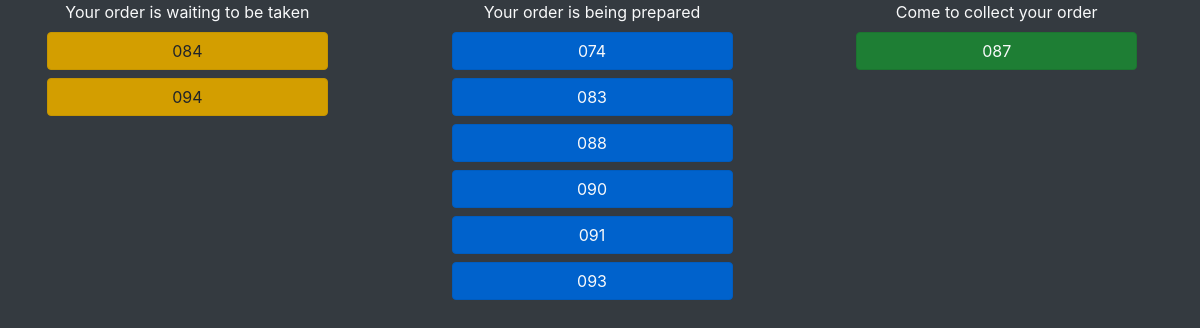
The page /ordersys/orders/customers/ on the database as committed earlier.
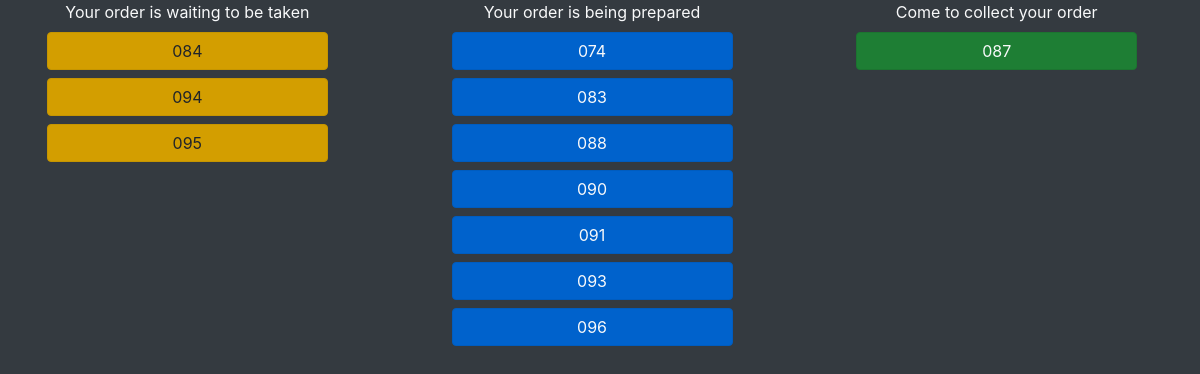
The same page on the database as committed later.
### ordersys/models.py (models this page shows, shortened)
class Order(models.Model):
    ordered_items = models.ManyToManyField(Product, through='ProductAmount')
    date_ordered = models.DateTimeField("Ordered", auto_now=True)
    status = models.CharField(max_length=12, default="Pending")
    cost = models.DecimalField(max_digits=8, decimal_places=2, default=0)
    def define_shown_id(self):
        if self.id<10:
            return '00{}'.format(self.id)
        elif self.id<100:
            return '0{}'.format(self.id)
        elif self.id<1000:
            return str(self.id)
        else:
            return str(self.id)[-3:]
    def __str__(self):
        return self.define_shown_id()

### ordersys/views.py (the view)
# urls.py: path('orders/customers/', views.CustomersOrdersView.as_view(), name='customers'),
class CustomersOrdersView(generic.ListView):
    login_url = '/ordersys/login/'
    model=Order
    template_name = 'ordersys/customers.html'
    context_object_name = 'orders_list'
    orderint = ['id']
    def get_queryset(self):
        return Order.objects.exclude(status='Done').all()

### ordersys/templates/ordersys/customers.html (shortened to what this page needs)
<html>
    <head>
        <link rel="stylesheet" href="https://stackpath.bootstrapcdn.com/bootstrap/4.5.2/css/bootstrap.min.css">
    </head>
    <body class="bg-dark pr-3 d-flex justify-content-center">
        <div class="wrapper w-100">
            {% if orders_list %}
                <div class="row">
                    <div class="col">
                        <div class="wrapper d-flex justify-content-center text-light">Your order is waiting to be taken</div>
                        {% for order in orders_list %}
                            {% if order.status == "Pending" %}
                                <div class="d-flex justify-content-center">
                                    <button type="submit" class="btn active btn-warning mt-2 d-flex w-75 justify-content-center">{{order}}</button>
                                </div>
                            {% endif %}
                        {% endfor %}
                    </div>
                    <div class="col">
                        <div class="wrapper d-flex justify-content-center text-light">Your order is being prepared</div>
                        {% for order in orders_list %}
                            {% if order.status == "Prepare" %}
                                <div class="d-flex justify-content-center">
                                    <button type="submit" class="btn active btn-primary mt-2 d-flex w-75 justify-content-center text-light">{{order}}</button>
                                </div>
                            {% endif %}
                        {% endfor %}
                    </div>
                    <div class="col">
                        <div class="wrapper d-flex justify-content-center text-light">Come to collect your order</div>
                        {% for order in orders_list %}
                            {% if order.status == "Collect" %}
                                <div class="d-flex justify-content-center">
                                    <button type="submit" class="btn active btn-success mt-2 d-flex w-75 justify-content-center text-light">{{order}}</button>
                                </div>
                            {% endif %}
                        {% endfor %}
                    </div>
                </div>
            {% endif %}
        </div>
    </body>
</html>

Rows that differ between the two databases and show on the page:
added Order: id "095"
added Order: id "096"
